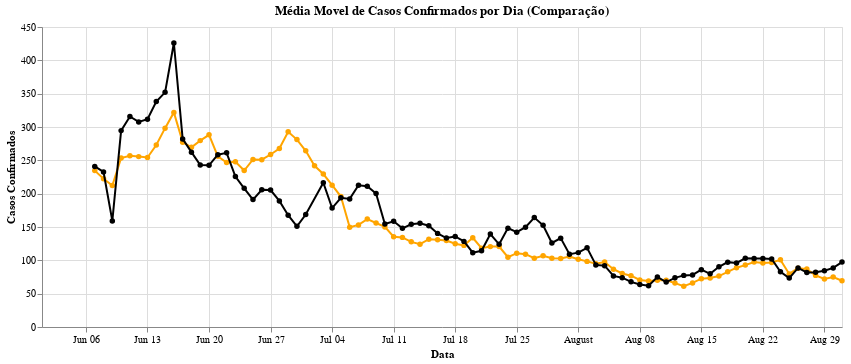

Source (notebook cell):
### Code cell
graph_comp_mediamovel = graph_df_casosMedMovel + graph_dm_casosMedMovel
graph_comp_mediamovel.properties(
    width=800,
    title='Média Movel de Casos Confirmados por Dia (Comparação)'
)

### Figure 1 — Vega-Lite specification as saved in the notebook (floating-point values rounded to 4 significant figures)
{"config": {"view": {"continuousWidth": 400, "continuousHeight": 300}}, "layer": [{"data": {"name": "data-d5e6717e4374ac02fe77e35c38ad1ac2"}, "mark": {"type": "line", "point": true}, "encoding": {"color": {"value": "orange"}, "x": {"type": "temporal", "field": "data", "title": "Data"}, "y": {"type": "quantitative", "field": "media_movel", "title": "Casos Confirmados"}}}, {"data": {"name": "data-cf5ddfb61f08b0d6ca7df7ae03d4128f"}, "mark": {"type": "line", "point": true}, "encoding": {"color": {"value": "black"}, "x": {"type": "temporal", "field": "data", "title": "Data"}, "y": {"type": "quantitative", "field": "media_movel", "title": "Casos Confirmados"}}}], "title": "Média Movel de Casos Confirmados por Dia (Comparação)", "width": 800, "$schema": "https://vega.github.io/schema/vega-lite/v4.8.1.json", "datasets": {"data-d5e6717e4374ac02fe77e35c38ad1ac2": [{"data": "2021-06-01", "casos_confirmados": 171, "media_movel": null}, {"data": "2021-06-02", "casos_confirmados": 168, "media_movel": null}, {"data": "2021-06-03", "casos_confirmados": 318, "media_movel": null}, {"data": "2021-06-04", "casos_confirmados": 256, "media_movel": null}, {"data": "2021-06-05", "casos_confirmados": 261, "media_movel": null}, {"data": "2021-06-06", "casos_confirmados": 230, "media_movel": null}, {"data": "2021-06-07", "casos_confirmados": 238, "media_movel": 234.6}, {"data": "2021-06-08", "casos_confirmados": 85, "media_movel": 222.3}, {"data": "2021-06-09", "casos_confirmados": 97, "media_movel": 212.1}, {"data": "2021-06-10", "casos_confirmados": 607, "media_movel": 253.4}, {"data": "2021-06-11", "casos_confirmados": 281, "media_movel": 257.0}, {"data": "2021-06-12", "casos_confirmados": 251, "media_movel": 255.6}, {"data": "2021-06-13", "casos_confirmados": 221, "media_movel": 254.3}, {"data": "2021-06-14", "casos_confirmados": 369, "media_movel": 273.0}, {"data": "2021-06-15", "casos_confirmados": 262, "media_movel": 298.3}, {"data": "2021-06-16", "casos_confirmados": 262, "media_movel": 321.9}, {"data": "2021-06-17", "casos_confirmados": 295, "media_movel": 277.3}, {"data": "2021-06-18", "casos_confirmados": 227, "media_movel": 269.6}, {"data": "2021-06-19", "casos_confirmados": 321, "media_movel": 279.6}, {"data": "2021-06-20", "casos_confirmados": 282, "media_movel": 288.3}, {"data": "2021-06-21", "casos_confirmados": 143, "media_movel": 256.0}, {"data": "2021-06-22", "casos_confirmados": 197, "media_movel": 246.7}, {"data": "2021-06-23", "casos_confirmados": 270, "media_movel": 247.9}, {"data": "2021-06-24", "casos_confirmados": 203, "media_movel": 234.7}, {"data": "2021-06-25", "casos_confirmados": 343, "media_movel": 251.3}, {"data": "2021-06-26", "casos_confirmados": 319, "media_movel": 251.0}, {"data": "2021-06-27", "casos_confirmados": 336, "media_movel": 258.7}, {"data": "2021-06-28", "casos_confirmados": 206, "media_movel": 267.7}, {"data": "2021-06-29", "casos_confirmados": 372, "media_movel": 292.7}, {"data": "2021-06-30", "casos_confirmados": 189, "media_movel": 281.1}, {"data": "2021-07-01", "casos_confirmados": 85, "media_movel": 264.3}, {"data": "2021-07-02", "casos_confirmados": 186, "media_movel": 241.9}, {"data": "2021-07-03", "casos_confirmados": 232, "media_movel": 229.4}, {"data": "2021-07-04", "casos_confirmados": 219, "media_movel": 212.7}, {"data": "2021-07-05", "casos_confirmados": 87, "media_movel": 195.7}, {"data": "2021-07-06", "casos_confirmados": 49, "media_movel": 149.6}, {"data": "2021-07-07", "casos_confirmados": 214, "media_movel": 153.1}, {"data": "2021-07-08", "casos_confirmados": 146, "media_movel": 161.9}, {"data": "2021-07-09", "casos_confirmados": 145, "media_movel": 156.0}, {"data": "2021-07-10", "casos_confirmados": 191, "media_movel": 150.1}, {"data": "2021-07-11", "casos_confirmados": 116, "media_movel": 135.4}, {"data": "2021-07-12", "casos_confirmados": 80, "media_movel": 134.4}, {"data": "2021-07-13", "casos_confirmados": 2, "media_movel": 127.7}, {"data": "2021-07-14", "casos_confirmados": 190, "media_movel": 124.3}, {"data": "2021-07-15", "casos_confirmados": 198, "media_movel": 131.7}, {"data": "2021-07-16", "casos_confirmados": 138, "media_movel": 130.7}, {"data": "2021-07-17", "casos_confirmados": 184, "media_movel": 129.7}, {"data": "2021-07-18", "casos_confirmados": 83, "media_movel": 125.0}, {"data": "2021-07-19", "casos_confirmados": 62, "media_movel": 122.4}, {"data": "2021-07-20", "casos_confirmados": 82, "media_movel": 133.9}, {"data": "2021-07-21", "casos_confirmados": 80, "media_movel": 118.1}, {"data": "2021-07-22", "casos_confirmados": 215, "media_movel": 120.6}, {"data": "2021-07-23", "casos_confirmados": 139, "media_movel": 120.7}, {"data": "2021-07-24", "casos_confirmados": 72, "media_movel": 104.7}, {"data": "2021-07-25", "casos_confirmados": 125, "media_movel": 110.7}, {"data": "2021-07-26", "casos_confirmados": 52, "media_movel": 109.3}, {"data": "2021-07-27", "casos_confirmados": 39, "media_movel": 103.1}, {"data": "2021-07-28", "casos_confirmados": 106, "media_movel": 106.9}, {"data": "2021-07-29", "casos_confirmados": 189, "media_movel": 103.1}, {"data": "2021-07-30", "casos_confirmados": 137, "media_movel": 102.9}, {"data": "2021-07-31", "casos_confirmados": 92, "media_movel": 105.7}, {"data": "2021-08-01", "casos_confirmados": 96, "media_movel": 101.6}, {"data": "2021-08-02", "casos_confirmados": 30, "media_movel": 98.43}, {"data": "2021-08-03", "casos_confirmados": 15, "media_movel": 95.0}, {"data": "2021-08-04", "casos_confirmados": 123, "media_movel": 97.43}, {"data": "2021-08-05", "casos_confirmados": 114, "media_movel": 86.71}, {"data": "2021-08-06", "casos_confirmados": 92, "media_movel": 80.29}, {"data": "2021-08-07", "casos_confirmados": 69, "media_movel": 77.0}, {"data": "2021-08-08", "casos_confirmados": 51, "media_movel": 70.57}, {"data": "2021-08-09", "casos_confirmados": 19, "media_movel": 69.0}, {"data": "2021-08-10", "casos_confirmados": 23, "media_movel": 70.14}, {"data": "2021-08-11", "casos_confirmados": 122, "media_movel": 70.0}, {"data": "2021-08-12", "casos_confirmados": 85, "media_movel": 65.86}, {"data": "2021-08-13", "casos_confirmados": 59, "media_movel": 61.14}, {"data": "2021-08-14", "casos_confirmados": 104, "media_movel": 66.14}, {"data": "2021-08-15", "casos_confirmados": 95, "media_movel": 72.43}, {"data": "2021-08-16", "casos_confirmados": 27, "media_movel": 73.57}, {"data": "2021-08-17", "casos_confirmados": 43, "media_movel": 76.43}, {"data": "2021-08-18", "casos_confirmados": 166, "media_movel": 82.71}, {"data": "2021-08-19", "casos_confirmados": 129, "media_movel": 89.0}, {"data": "2021-08-20", "casos_confirmados": 86, "media_movel": 92.86}, {"data": "2021-08-21", "casos_confirmados": 136, "media_movel": 97.43}, {"data": "2021-08-22", "casos_confirmados": 85, "media_movel": 96.0}, {"data": "2021-08-23", "casos_confirmados": 32, "media_movel": 96.71}, {"data": "2021-08-24", "casos_confirmados": 71, "media_movel": 100.7}, {"data": "2021-08-25", "casos_confirmados": 18, "media_movel": 79.57}, {"data": "2021-08-26", "casos_confirmados": 190, "media_movel": 88.29}, {"data": "2021-08-27", "casos_confirmados": 76, "media_movel": 86.86}, {"data": "2021-08-28", "casos_confirmados": 70, "media_movel": 77.43}, {"data": "2021-08-29", "casos_confirmados": 48, "media_movel": 72.14}, {"data": "2021-08-30", "casos_confirmados": 52, "media_movel": 75.0}, {"data": "2021-08-31", "casos_confirmados": 32, "media_movel": 69.43}], "data-cf5ddfb61f08b0d6ca7df7ae03d4128f": [{"data": "2021-06-01", "casos_confirmados": 120, "media_movel": null}, {"data": "2021-06-02", "casos_confirmados": 553, "media_movel": null}, {"data": "2021-06-03", "casos_confirmados": 367, "media_movel": null}, {"data": "2021-06-04", "casos_confirmados": 229, "media_movel": null}, {"data": "2021-06-05", "casos_confirmados": 368, "media_movel": null}, {"data": "2021-06-06", "casos_confirmados": 27, "media_movel": null}, {"data": "2021-06-07", "casos_confirmados": 22, "media_movel": 240.9}, {"data": "2021-06-08", "casos_confirmados": 62, "media_movel": 232.6}, {"data": "2021-06-09", "casos_confirmados": 39, "media_movel": 159.1}, {"data": "2021-06-10", "casos_confirmados": 1315, "media_movel": 294.6}, {"data": "2021-06-11", "casos_confirmados": 377, "media_movel": 315.7}, {"data": "2021-06-12", "casos_confirmados": 311, "media_movel": 307.6}, {"data": "2021-06-13", "casos_confirmados": 56, "media_movel": 311.7}, {"data": "2021-06-14", "casos_confirmados": 208, "media_movel": 338.3}, {"data": "2021-06-15", "casos_confirmados": 158, "media_movel": 352.0}, {"data": "2021-06-16", "casos_confirmados": 557, "media_movel": 426.0}, {"data": "2021-06-17", "casos_confirmados": 308, "media_movel": 282.1}, {"data": "2021-06-18", "casos_confirmados": 238, "media_movel": 262.3}, {"data": "2021-06-19", "casos_confirmados": 176, "media_movel": 243.0}, {"data": "2021-06-20", "casos_confirmados": 53, "media_movel": 242.6}, {"data": "2021-06-21", "casos_confirmados": 319, "media_movel": 258.4}, {"data": "2021-06-22", "casos_confirmados": 178, "media_movel": 261.3}, {"data": "2021-06-23", "casos_confirmados": 308, "media_movel": 225.7}, {"data": "2021-06-24", "casos_confirmados": 184, "media_movel": 208.0}, {"data": "2021-06-25", "casos_confirmados": 120, "media_movel": 191.1}, {"data": "2021-06-26", "casos_confirmados": 279, "media_movel": 205.9}, {"data": "2021-06-27", "casos_confirmados": 50, "media_movel": 205.4}, {"data": "2021-06-28", "casos_confirmados": 205, "media_movel": 189.1}, {"data": "2021-06-29", "casos_confirmados": 28, "media_movel": 167.7}, {"data": "2021-06-30", "casos_confirmados": 191, "media_movel": 151.0}, {"data": "2021-07-01", "casos_confirmados": 308, "media_movel": 168.7}, {"data": "2021-07-03", "casos_confirmados": 454, "media_movel": 216.4}, {"data": "2021-07-04", "casos_confirmados": 13, "media_movel": 178.4}, {"data": "2021-07-05", "casos_confirmados": 157, "media_movel": 193.7}, {"data": "2021-07-06", "casos_confirmados": 194, "media_movel": 192.1}, {"data": "2021-07-07", "casos_confirmados": 172, "media_movel": 212.7}, {"data": "2021-07-08", "casos_confirmados": 181, "media_movel": 211.3}, {"data": "2021-07-09", "casos_confirmados": 230, "media_movel": 200.1}, {"data": "2021-07-10", "casos_confirmados": 135, "media_movel": 154.6}, {"data": "2021-07-11", "casos_confirmados": 41, "media_movel": 158.6}, {"data": "2021-07-12", "casos_confirmados": 83, "media_movel": 148.0}, {"data": "2021-07-13", "casos_confirmados": 237, "media_movel": 154.1}, {"data": "2021-07-14", "casos_confirmados": 182, "media_movel": 155.6}, {"data": "2021-07-15", "casos_confirmados": 156, "media_movel": 152.0}, {"data": "2021-07-16", "casos_confirmados": 149, "media_movel": 140.4}, {"data": "2021-07-17", "casos_confirmados": 86, "media_movel": 133.4}, {"data": "2021-07-18", "casos_confirmados": 58, "media_movel": 135.9}, {"data": "2021-07-19", "casos_confirmados": 31, "media_movel": 128.4}, {"data": "2021-07-20", "casos_confirmados": 118, "media_movel": 111.4}, {"data": "2021-07-21", "casos_confirmados": 202, "media_movel": 114.3}, {"data": "2021-07-22", "casos_confirmados": 332, "media_movel": 139.4}, {"data": "2021-07-23", "casos_confirmados": 41, "media_movel": 124.0}, {"data": "2021-07-24", "casos_confirmados": 256, "media_movel": 148.3}, {"data": "2021-07-25", "casos_confirmados": 15, "media_movel": 142.1}, {"data": "2021-07-26", "casos_confirmados": 84, "media_movel": 149.7}, {"data": "2021-07-27", "casos_confirmados": 219, "media_movel": 164.1}, {"data": "2021-07-28", "casos_confirmados": 121, "media_movel": 152.6}, {"data": "2021-07-29", "casos_confirmados": 146, "media_movel": 126.0}, {"data": "2021-07-30", "casos_confirmados": 92, "media_movel": 133.3}, {"data": "2021-07-31", "casos_confirmados": 88, "media_movel": 109.3}, {"data": "2021-08-01", "casos_confirmados": 31, "media_movel": 111.6}, {"data": "2021-08-02", "casos_confirmados": 135, "media_movel": 118.9}, {"data": "2021-08-03", "casos_confirmados": 39, "media_movel": 93.14}, {"data": "2021-08-04", "casos_confirmados": 113, "media_movel": 92.0}, {"data": "2021-08-05", "casos_confirmados": 38, "media_movel": 76.57}, {"data": "2021-08-06", "casos_confirmados": 74, "media_movel": 74.0}, {"data": "2021-08-07", "casos_confirmados": 44, "media_movel": 67.71}, {"data": "2021-08-08", "casos_confirmados": 4, "media_movel": 63.86}, {"data": "2021-08-09", "casos_confirmados": 122, "media_movel": 62.0}, {"data": "2021-08-10", "casos_confirmados": 130, "media_movel": 75.0}, {"data": "2021-08-11", "casos_confirmados": 60, "media_movel": 67.43}, {"data": "2021-08-12", "casos_confirmados": 82, "media_movel": 73.71}, {"data": "2021-08-13", "casos_confirmados": 100, "media_movel": 77.43}, {"data": "2021-08-14", "casos_confirmados": 49, "media_movel": 78.14}, {"data": "2021-08-15", "casos_confirmados": 59, "media_movel": 86.0}, {"data": "2021-08-16", "casos_confirmados": 78, "media_movel": 79.71}, {"data": "2021-08-17", "casos_confirmados": 204, "media_movel": 90.29}, {"data": "2021-08-18", "casos_confirmados": 109, "media_movel": 97.29}, {"data": "2021-08-19", "casos_confirmados": 74, "media_movel": 96.14}, {"data": "2021-08-20", "casos_confirmados": 148, "media_movel": 103.0}, {"data": "2021-08-21", "casos_confirmados": 47, "media_movel": 102.7}, {"data": "2021-08-22", "casos_confirmados": 60, "media_movel": 102.9}, {"data": "2021-08-23", "casos_confirmados": 73, "media_movel": 102.1}, {"data": "2021-08-24", "casos_confirmados": 68, "media_movel": 82.71}, {"data": "2021-08-25", "casos_confirmados": 44, "media_movel": 73.43}, {"data": "2021-08-26", "casos_confirmados": 180, "media_movel": 88.57}, {"data": "2021-08-27", "casos_confirmados": 101, "media_movel": 81.86}, {"data": "2021-08-28", "casos_confirmados": 50, "media_movel": 82.29}, {"data": "2021-08-29", "casos_confirmados": 74, "media_movel": 84.29}, {"data": "2021-08-30", "casos_confirmados": 103, "media_movel": 88.57}, {"data": "2021-08-31", "casos_confirmados": 130, "media_movel": 97.43}]}}
